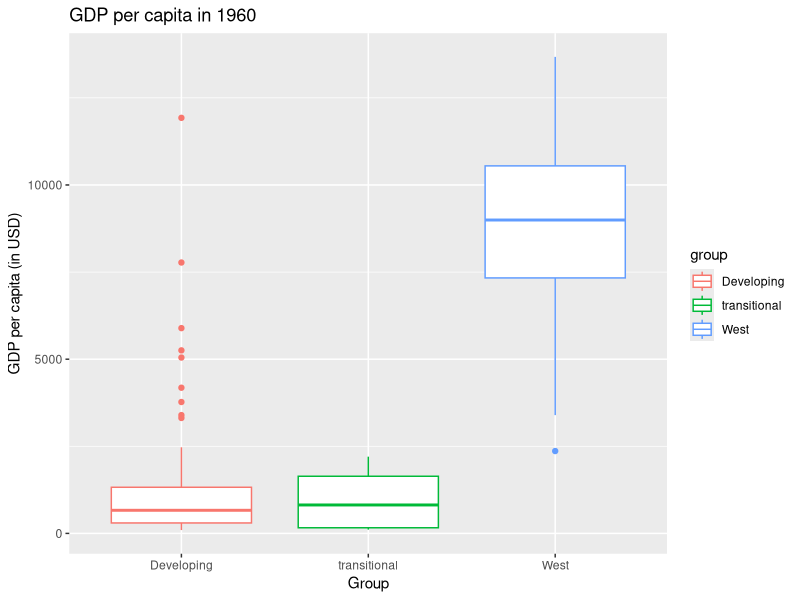

R code for this plot:
library(dslabs)
library(tidyverse)
library(gtools)

data("gapminder")

west <- c("Western Europe", "Northern Europe", "Southern Europe", "Northern America", "Australia and New Zealand")
transitional <- c("Russia", "India", "Brazil", "China", "South Africa")

gapminder %>% filter(year == 1960) %>%
  mutate(group = ifelse(region %in% west, "West", ifelse(country %in% transitional, "transitional", "Developing"))) %>%
  ggplot(aes(y = gdp/population, x = group, color = group)) +
  geom_boxplot() + ggtitle("GDP per capita in 1960") + xlab("Group") +
  ylab("GDP per capita (in USD)")
